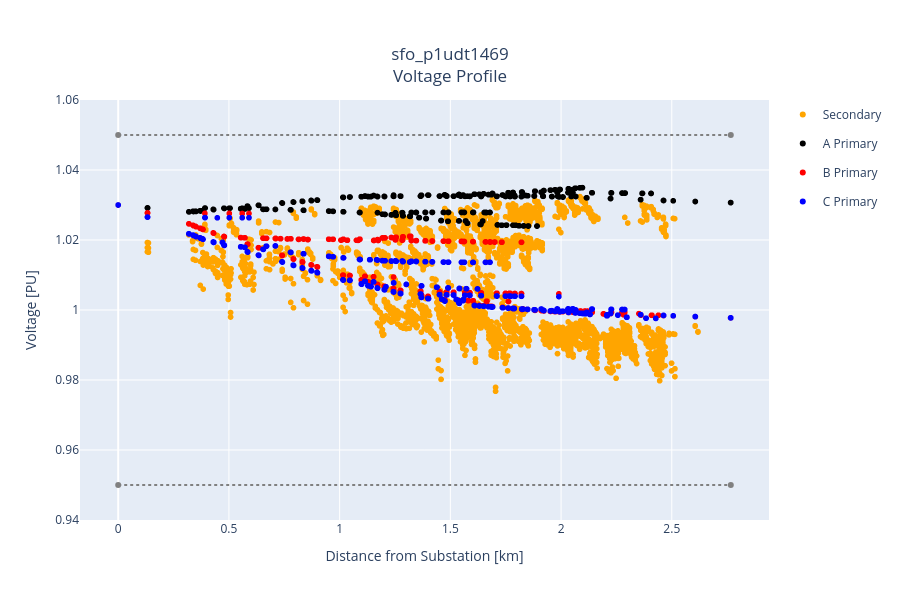
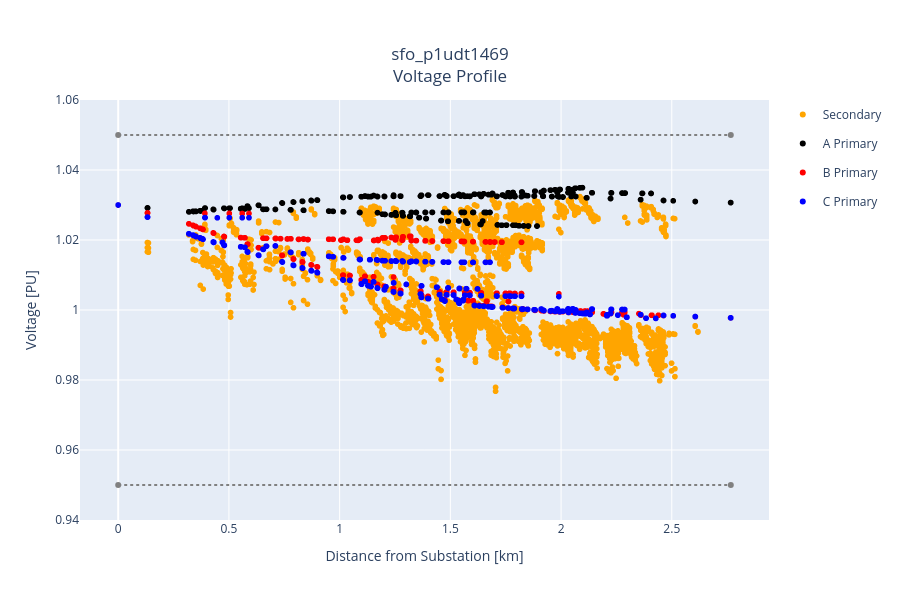

Here is the notebook cell these charts were saved with, in order:
### Markdown cell above
Note that plots from feeder represent last step of last simulation run

### Code cell
feeder.plot(kind='plotly')

### Figure 1 — Plotly figure (JSON) as saved in the notebook; plotly's stock layout.template omitted (floating-point values rounded to 4 significant figures; data arrays with more than 128 entries replaced by an {"elided": "..."} marker saying what was removed)
{"data": [{"line": {"color": "grey", "dash": "dot", "width": 2}, "name": "Over Voltage", "showlegend": false, "type": "scatter", "x": [0, 2.767], "y": [1.05, 1.05]}, {"line": {"color": "grey", "dash": "dot", "width": 2}, "name": "Under Voltage", "showlegend": false, "type": "scatter", "x": [0, 2.767], "y": [0.95, 0.95]}, {"customdata": {"elided": "4803x3 mixed values"}, "hovertemplate": "<b>Bus:  %{customdata[0]}</b><br>\n    %{y:.4f} V PU<br>\n    %{customdata[2]}<br>\n    %{x:.2f} km from substation<br>\n    %{customdata[1]:.2f} kV Base<extra></extra>\n    ", "legendgroup": "Secondary", "marker": {"color": "orange", "symbol": "circle"}, "mode": "markers", "name": "Secondary", "showlegend": true, "type": "scattergl", "x": {"elided": "4803 float values"}, "xaxis": "x", "y": {"elided": "4803 float values"}, "yaxis": "y"}, {"customdata": {"elided": "616x3 mixed values"}, "hovertemplate": "<b>Bus:  %{customdata[0]}</b><br>\n    %{y:.4f} V PU<br>\n    %{customdata[2]}<br>\n    %{x:.2f} km from substation<br>\n    %{customdata[1]:.2f} kV Base<extra></extra>\n    ", "legendgroup": "A Primary", "marker": {"color": "black", "symbol": "circle"}, "mode": "markers", "name": "A Primary", "showlegend": true, "type": "scattergl", "x": {"elided": "616 float values"}, "xaxis": "x", "y": {"elided": "616 float values"}, "yaxis": "y"}, {"customdata": {"elided": "616x3 mixed values"}, "hovertemplate": "<b>Bus:  %{customdata[0]}</b><br>\n    %{y:.4f} V PU<br>\n    %{customdata[2]}<br>\n    %{x:.2f} km from substation<br>\n    %{customdata[1]:.2f} kV Base<extra></extra>\n    ", "legendgroup": "B Primary", "marker": {"color": "red", "symbol": "circle"}, "mode": "markers", "name": "B Primary", "showlegend": true, "type": "scattergl", "x": {"elided": "616 float values"}, "xaxis": "x", "y": {"elided": "616 float values"}, "yaxis": "y"}, {"customdata": {"elided": "616x3 mixed values"}, "hovertemplate": "<b>Bus:  %{customdata[0]}</b><br>\n    %{y:.4f} V PU<br>\n    %{customdata[2]}<br>\n    %{x:.2f} km from substation<br>\n    %{customdata[1]:.2f} kV Base<extra></extra>\n    ", "legendgroup": "C Primary", "marker": {"color": "blue", "symbol": "circle"}, "mode": "markers", "name": "C Primary", "showlegend": true, "type": "scattergl", "x": {"elided": "616 float values"}, "xaxis": "x", "y": {"elided": "616 float values"}, "yaxis": "y"}], "layout": {"height": 600, "hoverlabel": {"font": {"size": 16}}, "title": {"text": "sfo_p1udt1469<br>Voltage Profile", "x": 0.5, "xanchor": "center", "y": 0.9, "yanchor": "top"}, "width": 900, "xaxis": {"showspikes": true, "spikethickness": 1, "title": {"text": "Distance from Substation [km]"}}, "yaxis": {"range": [0.94, 1.06], "showspikes": true, "spikethickness": 1, "title": {"text": "Voltage [PU]"}}}}

### Figure 2 — Plotly figure (JSON) as saved in the notebook; plotly's stock layout.template omitted (floating-point values rounded to 4 significant figures; data arrays with more than 128 entries replaced by an {"elided": "..."} marker saying what was removed)
{"data": [{"line": {"color": "grey", "dash": "dot", "width": 2}, "name": "Over Voltage", "showlegend": false, "type": "scatter", "x": [0, 2.767], "y": [1.05, 1.05]}, {"line": {"color": "grey", "dash": "dot", "width": 2}, "name": "Under Voltage", "showlegend": false, "type": "scatter", "x": [0, 2.767], "y": [0.95, 0.95]}, {"customdata": {"elided": "4803x3 mixed values"}, "hovertemplate": "<b>Bus:  %{customdata[0]}</b><br>\n    %{y:.4f} V PU<br>\n    %{customdata[2]}<br>\n    %{x:.2f} km from substation<br>\n    %{customdata[1]:.2f} kV Base<extra></extra>\n    ", "legendgroup": "Secondary", "marker": {"color": "orange", "symbol": "circle"}, "mode": "markers", "name": "Secondary", "showlegend": true, "type": "scattergl", "x": {"elided": "4803 float values"}, "xaxis": "x", "y": {"elided": "4803 float values"}, "yaxis": "y"}, {"customdata": {"elided": "616x3 mixed values"}, "hovertemplate": "<b>Bus:  %{customdata[0]}</b><br>\n    %{y:.4f} V PU<br>\n    %{customdata[2]}<br>\n    %{x:.2f} km from substation<br>\n    %{customdata[1]:.2f} kV Base<extra></extra>\n    ", "legendgroup": "A Primary", "marker": {"color": "black", "symbol": "circle"}, "mode": "markers", "name": "A Primary", "showlegend": true, "type": "scattergl", "x": {"elided": "616 float values"}, "xaxis": "x", "y": {"elided": "616 float values"}, "yaxis": "y"}, {"customdata": {"elided": "616x3 mixed values"}, "hovertemplate": "<b>Bus:  %{customdata[0]}</b><br>\n    %{y:.4f} V PU<br>\n    %{customdata[2]}<br>\n    %{x:.2f} km from substation<br>\n    %{customdata[1]:.2f} kV Base<extra></extra>\n    ", "legendgroup": "B Primary", "marker": {"color": "red", "symbol": "circle"}, "mode": "markers", "name": "B Primary", "showlegend": true, "type": "scattergl", "x": {"elided": "616 float values"}, "xaxis": "x", "y": {"elided": "616 float values"}, "yaxis": "y"}, {"customdata": {"elided": "616x3 mixed values"}, "hovertemplate": "<b>Bus:  %{customdata[0]}</b><br>\n    %{y:.4f} V PU<br>\n    %{customdata[2]}<br>\n    %{x:.2f} km from substation<br>\n    %{customdata[1]:.2f} kV Base<extra></extra>\n    ", "legendgroup": "C Primary", "marker": {"color": "blue", "symbol": "circle"}, "mode": "markers", "name": "C Primary", "showlegend": true, "type": "scattergl", "x": {"elided": "616 float values"}, "xaxis": "x", "y": {"elided": "616 float values"}, "yaxis": "y"}], "layout": {"height": 600, "hoverlabel": {"font": {"size": 16}}, "title": {"text": "sfo_p1udt1469<br>Voltage Profile", "x": 0.5, "xanchor": "center", "y": 0.9, "yanchor": "top"}, "width": 900, "xaxis": {"showspikes": true, "spikethickness": 1, "title": {"text": "Distance from Substation [km]"}}, "yaxis": {"range": [0.94, 1.06], "showspikes": true, "spikethickness": 1, "title": {"text": "Voltage [PU]"}}}}
